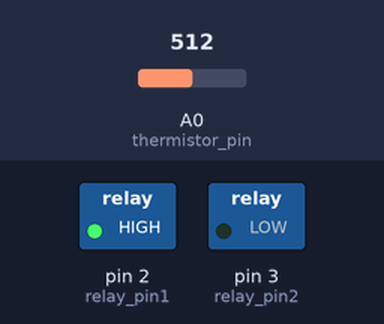
A sketch run on a simulated Arduino Uno, built with avr-gcc and run on an emulated ATmega328P. Parts: switched loads named in the sketch (green lamp = pin HIGH). Inputs (shaded band) come from the test bench; at power-on: A0 (thermistor_pin) = 512.

Above: at 0.1 s.
Timing chart, 0 to 1.6 s (numbered marks = the images above):
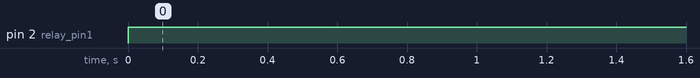

Measured:
- by itself, pin 2 (relay_pin1): LOW → HIGH at 0.00 s

The sketch:

OpenerPCR.ino
```cpp
///////////////////////////////////////////////////////////////////
//DIYBio-Groningen. Copyleft.
//version 1.0: the circuit schematic of the high power side is redrawn,
//so that in case the Arduino fails/goes off the Peltier element
//does NOT heat NEITHER cool.
///////////////////////////////////////////////////////////////////
//CIRCUIT SCHEMATIC
//JUMPER between JC-VCC and VCC on the relay board is removed:
//the relays are physically isolated from the control side
//of the circuit.
//The relay board is supplied with external +5VDC connected
//to JD-Vcc and external Ground to board GND.
//The Arduino controls two relays through IN1 and IN2 (signal pin)
//and one common VCC pin (Adruino +5VDC).
//
//The relay board connections on the high power side are illustrated below:
//NO: normally open
//NC: normally closed
//TEC: thermoelectric element
//
//         Relay1                  Relay2
//           *                       *
//          /|\                     /|\
//         / | \                   / | \
//      NO/  |  \NC             NO/  |  \NC
//       |   |   |     _____     |   |   |
//       |   !___|_____|TEC|_____|___!   |
//       !_______|_______________!_______|_______ +12VDC
//               |                       |
//               !_______________________!_______ GND
//
//
// when Arduino pin is:
// LOW == relay Normally Open (NO) == LEDs on
// HIGH == relay Normally Close (NC) == LEDs off
///////////////////////////////////////////////////////////////////

// Pin 2 and 3 control the relay board: relay1 and relay2 respectively.
const int relay_pin1 = 2;
const int relay_pin2 = 3;
const int thermistor_pin = A0;

const double denaturation_temperature_celcius = 95.0;
const double annealing_temperature_celcius = 60.0;
const double extension_temperature_celcius = 72.0;

const double denaturation_time_secs = 30;
const double annealing_time_secs = 20;
const double extension_time_secs = 10;

void setup() {
  pinMode(relay_pin1, OUTPUT);
  pinMode(relay_pin2, OUTPUT);
  pinMode(thermistor_pin,INPUT);
}


void cool() {
  //Relay1 NC
  //Relay2 NO
  //face#1 is cooling
  digitalWrite(relay_pin1, HIGH);
  digitalWrite(relay_pin2, LOW);
}

void heat() {
  //Relay1 NO
  //Relay2 NC
  //face#1 is heating
  digitalWrite(relay_pin1, LOW);
  digitalWrite(relay_pin2, HIGH);
}

double read_temperature() {
  const int value = analogRead(thermistor_pin);
  //Transform the range of value from [0,1023] to [0,100] degrees Celsius
  const double t_stub
    = static_cast<double>(
     map(value,0,1023,0,100)
   );
  return t_stub;
}

void go_to_temperature(const double target_temperature_celsius)
{
  const double current_temperature = read_temperature();
  const double acceptable_temperature_difference_celsius = 1.0;
  if (abs(target_temperature_celsius - current_temperature)
    < acceptable_temperature_difference_celsius)
  {
    return;
  }
  //Need to heat or cool to the target temperature
  if (target_temperature_celsius > current_temperature)
  {
    cool();
  }
  else
  {
    heat();
  }
}

void loop() {
  go_to_temperature(denaturation_temperature_celcius);
  delay(denaturation_time_secs * 1000); //delay needs msecs

  go_to_temperature(annealing_temperature_celcius);
  delay(annealing_time_secs * 1000); //delay needs msecs

  go_to_temperature(extension_temperature_celcius);
  delay(extension_time_secs * 1000); //delay needs msecs
}
```
